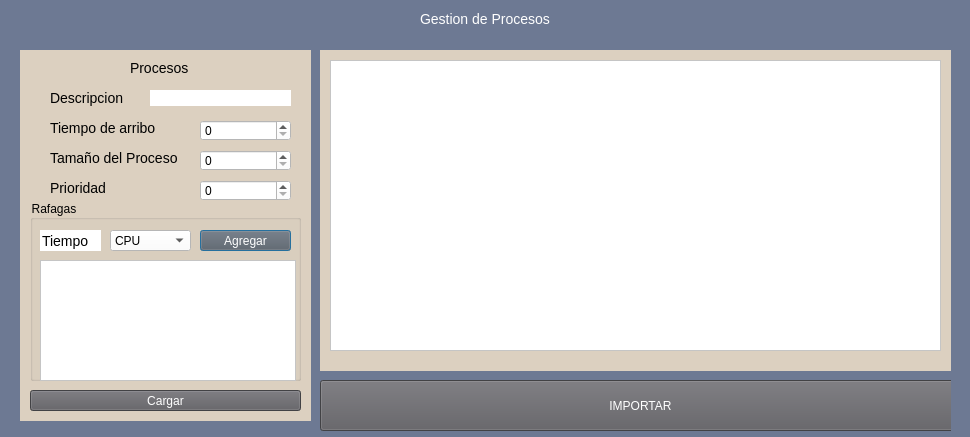
<?xml version="1.0" encoding="UTF-8"?>
<ui version="4.0">
 <class>CargadeProceso</class>
 <widget class="QDialog" name="CargadeProceso">
  <property name="geometry">
   <rect>
    <x>0</x>
    <y>0</y>
    <width>970</width>
    <height>437</height>
   </rect>
  </property>
  <property name="windowTitle">
   <string>Dialog</string>
  </property>
  <property name="styleSheet">
   <string notr="true">QDialog{
background-color:#6d7993;
font-family: arial,verdana;
}
QLineEdit{
background-color:#b1a296;
border: 0;
font-size:14px;
height:30px;
}
QLabel{
color:white;
font-size:14px;
}
QPushButton#boton{
background-color:#00c07f;
color:white;
height:20px;
}
QPushButton#boton:hover{
background-color:#557a95;
color:white;
}
QTableWidget{
background-color: #b1a296;
}


</string>
  </property>
  <widget class="QLabel" name="labelGestProcesos">
   <property name="geometry">
    <rect>
     <x>420</x>
     <y>10</y>
     <width>134</width>
     <height>17</height>
    </rect>
   </property>
   <property name="font">
    <font>
     <pointsize>-1</pointsize>
    </font>
   </property>
   <property name="text">
    <string>Gestion de Procesos</string>
   </property>
  </widget>
  <widget class="QWidget" name="widgetContenedor" native="true">
   <property name="geometry">
    <rect>
     <x>20</x>
     <y>50</y>
     <width>931</width>
     <height>381</height>
    </rect>
   </property>
   <widget class="QWidget" name="widget_Procesos" native="true">
    <property name="geometry">
     <rect>
      <x>0</x>
      <y>-10</y>
      <width>291</width>
      <height>381</height>
     </rect>
    </property>
    <property name="styleSheet">
     <string notr="true">QWidget{

background-color:#dcd0c0;
}
QLabel{
color:black;
}
QPushButton{
background-color:#5d5c61;
color:white;

}
QPushButton:hover{
background-color:#062f4f;
color:white;
}</string>
    </property>
    <widget class="QLabel" name="label_Procesos">
     <property name="geometry">
      <rect>
       <x>110</x>
       <y>20</y>
       <width>60</width>
       <height>16</height>
      </rect>
     </property>
     <property name="text">
      <string>Procesos</string>
     </property>
    </widget>
    <widget class="QLabel" name="label_Descripcion">
     <property name="geometry">
      <rect>
       <x>30</x>
       <y>50</y>
       <width>81</width>
       <height>16</height>
      </rect>
     </property>
     <property name="text">
      <string>Descripcion</string>
     </property>
    </widget>
    <widget class="QLabel" name="label_2">
     <property name="geometry">
      <rect>
       <x>30</x>
       <y>80</y>
       <width>131</width>
       <height>16</height>
      </rect>
     </property>
     <property name="text">
      <string>Tiempo de arribo</string>
     </property>
    </widget>
    <widget class="QLabel" name="label_TamProceso">
     <property name="geometry">
      <rect>
       <x>30</x>
       <y>110</y>
       <width>151</width>
       <height>16</height>
      </rect>
     </property>
     <property name="text">
      <string>Tamaño del Proceso</string>
     </property>
    </widget>
    <widget class="QLineEdit" name="lineEditDescrip">
     <property name="geometry">
      <rect>
       <x>130</x>
       <y>50</y>
       <width>141</width>
       <height>16</height>
      </rect>
     </property>
     <property name="styleSheet">
      <string notr="true">background-color:white;</string>
     </property>
    </widget>
    <widget class="QSpinBox" name="spinBoxTiempoarr">
     <property name="geometry">
      <rect>
       <x>180</x>
       <y>80</y>
       <width>91</width>
       <height>21</height>
      </rect>
     </property>
     <property name="styleSheet">
      <string notr="true">background-color:white;</string>
     </property>
    </widget>
    <widget class="QSpinBox" name="spinBoxTamProc">
     <property name="geometry">
      <rect>
       <x>180</x>
       <y>110</y>
       <width>91</width>
       <height>21</height>
      </rect>
     </property>
     <property name="styleSheet">
      <string notr="true">background-color:white;</string>
     </property>
    </widget>
    <widget class="QGroupBox" name="groupBox">
     <property name="geometry">
      <rect>
       <x>10</x>
       <y>160</y>
       <width>271</width>
       <height>181</height>
      </rect>
     </property>
     <property name="title">
      <string>Rafagas</string>
     </property>
     <widget class="QLineEdit" name="lineEdit_Tiempo">
      <property name="geometry">
       <rect>
        <x>10</x>
        <y>30</y>
        <width>61</width>
        <height>21</height>
       </rect>
      </property>
      <property name="styleSheet">
       <string notr="true">background-color:white;</string>
      </property>
      <property name="text">
       <string>Tiempo</string>
      </property>
     </widget>
     <widget class="QComboBox" name="comboBoxTipoRaf">
      <property name="geometry">
       <rect>
        <x>80</x>
        <y>30</y>
        <width>81</width>
        <height>21</height>
       </rect>
      </property>
      <property name="styleSheet">
       <string notr="true">background-color:white;</string>
      </property>
      <item>
       <property name="text">
        <string>CPU</string>
       </property>
      </item>
      <item>
       <property name="text">
        <string>ES</string>
       </property>
      </item>
     </widget>
     <widget class="QPushButton" name="pushButtonAgregarRafaga">
      <property name="geometry">
       <rect>
        <x>170</x>
        <y>30</y>
        <width>91</width>
        <height>21</height>
       </rect>
      </property>
      <property name="styleSheet">
       <string notr="true"/>
      </property>
      <property name="text">
       <string>Agregar</string>
      </property>
     </widget>
     <widget class="QTableWidget" name="tableWidgetRafaga">
      <property name="geometry">
       <rect>
        <x>10</x>
        <y>60</y>
        <width>256</width>
        <height>121</height>
       </rect>
      </property>
      <property name="styleSheet">
       <string notr="true">background-color:white;</string>
      </property>
      <attribute name="horizontalHeaderStretchLastSection">
       <bool>true</bool>
      </attribute>
     </widget>
    </widget>
    <widget class="QPushButton" name="pushButtonCargar">
     <property name="geometry">
      <rect>
       <x>10</x>
       <y>350</y>
       <width>271</width>
       <height>21</height>
      </rect>
     </property>
     <property name="styleSheet">
      <string notr="true"/>
     </property>
     <property name="text">
      <string>Cargar</string>
     </property>
    </widget>
    <widget class="QLabel" name="label_TamProceso_2">
     <property name="geometry">
      <rect>
       <x>30</x>
       <y>140</y>
       <width>71</width>
       <height>16</height>
      </rect>
     </property>
     <property name="text">
      <string>Prioridad</string>
     </property>
    </widget>
    <widget class="QSpinBox" name="spinBoxPriori">
     <property name="geometry">
      <rect>
       <x>180</x>
       <y>140</y>
       <width>91</width>
       <height>21</height>
      </rect>
     </property>
     <property name="styleSheet">
      <string notr="true">background-color:white;</string>
     </property>
    </widget>
   </widget>
   <widget class="QWidget" name="widget_Ver" native="true">
    <property name="geometry">
     <rect>
      <x>300</x>
      <y>0</y>
      <width>641</width>
      <height>321</height>
     </rect>
    </property>
    <property name="styleSheet">
     <string notr="true">background-color:#dcd0c0;</string>
    </property>
    <widget class="QTableWidget" name="tableWidgetProcesos">
     <property name="geometry">
      <rect>
       <x>10</x>
       <y>10</y>
       <width>611</width>
       <height>291</height>
      </rect>
     </property>
     <property name="styleSheet">
      <string notr="true">background-color:white;</string>
     </property>
     <property name="rowCount">
      <number>0</number>
     </property>
     <property name="columnCount">
      <number>0</number>
     </property>
     <attribute name="horizontalHeaderStretchLastSection">
      <bool>true</bool>
     </attribute>
    </widget>
   </widget>
   <widget class="QPushButton" name="pushButtonImportar">
    <property name="geometry">
     <rect>
      <x>300</x>
      <y>330</y>
      <width>641</width>
      <height>51</height>
     </rect>
    </property>
    <property name="styleSheet">
     <string notr="true">QPushButton{
background-color:#5d5c61;
color:white;
height:20px;
}
QPushButton:hover{
background-color:#062f4f;
color:white;
}</string>
    </property>
    <property name="text">
     <string>IMPORTAR</string>
    </property>
   </widget>
  </widget>
 </widget>
 <resources/>
 <connections/>
</ui>
